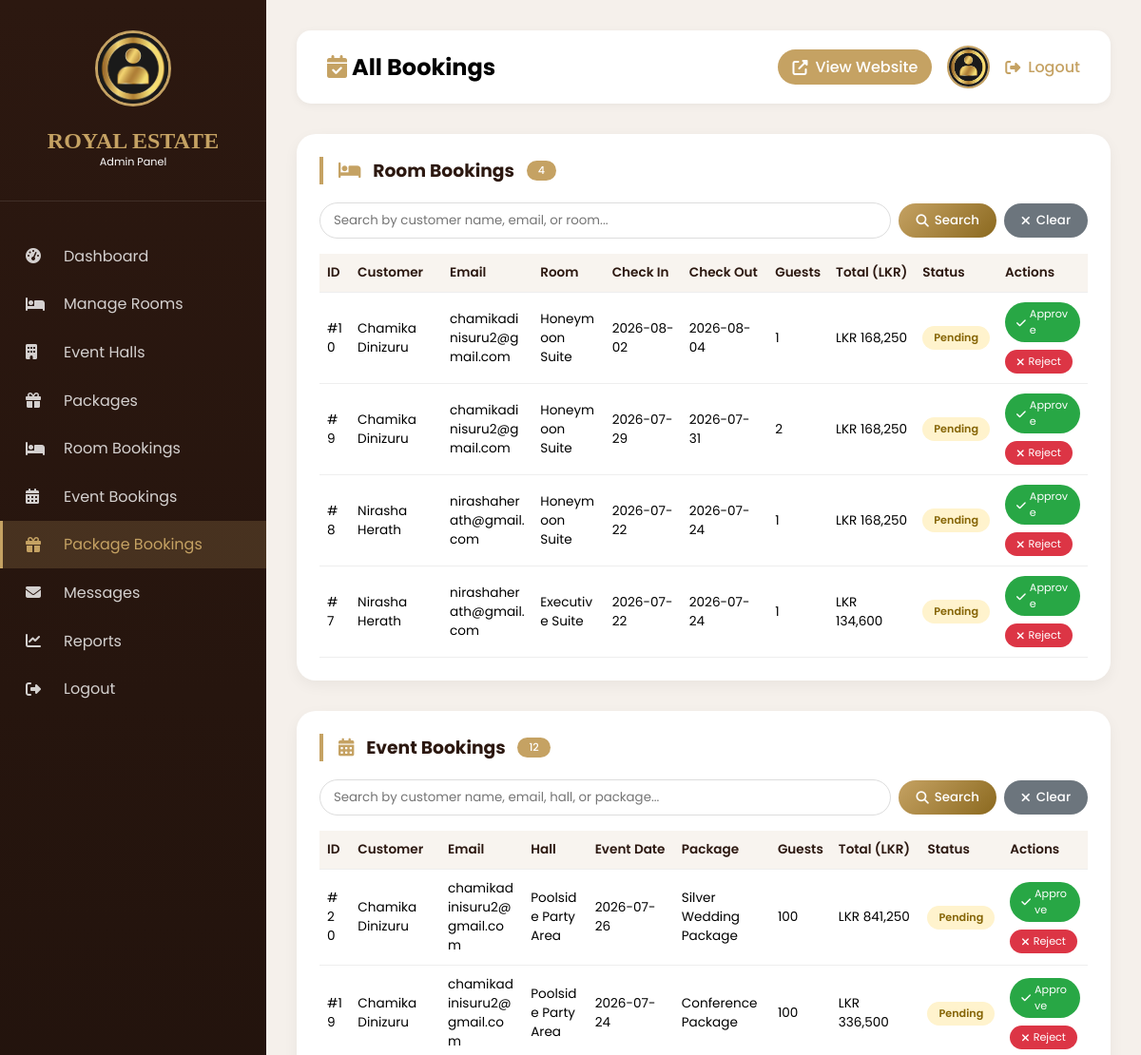
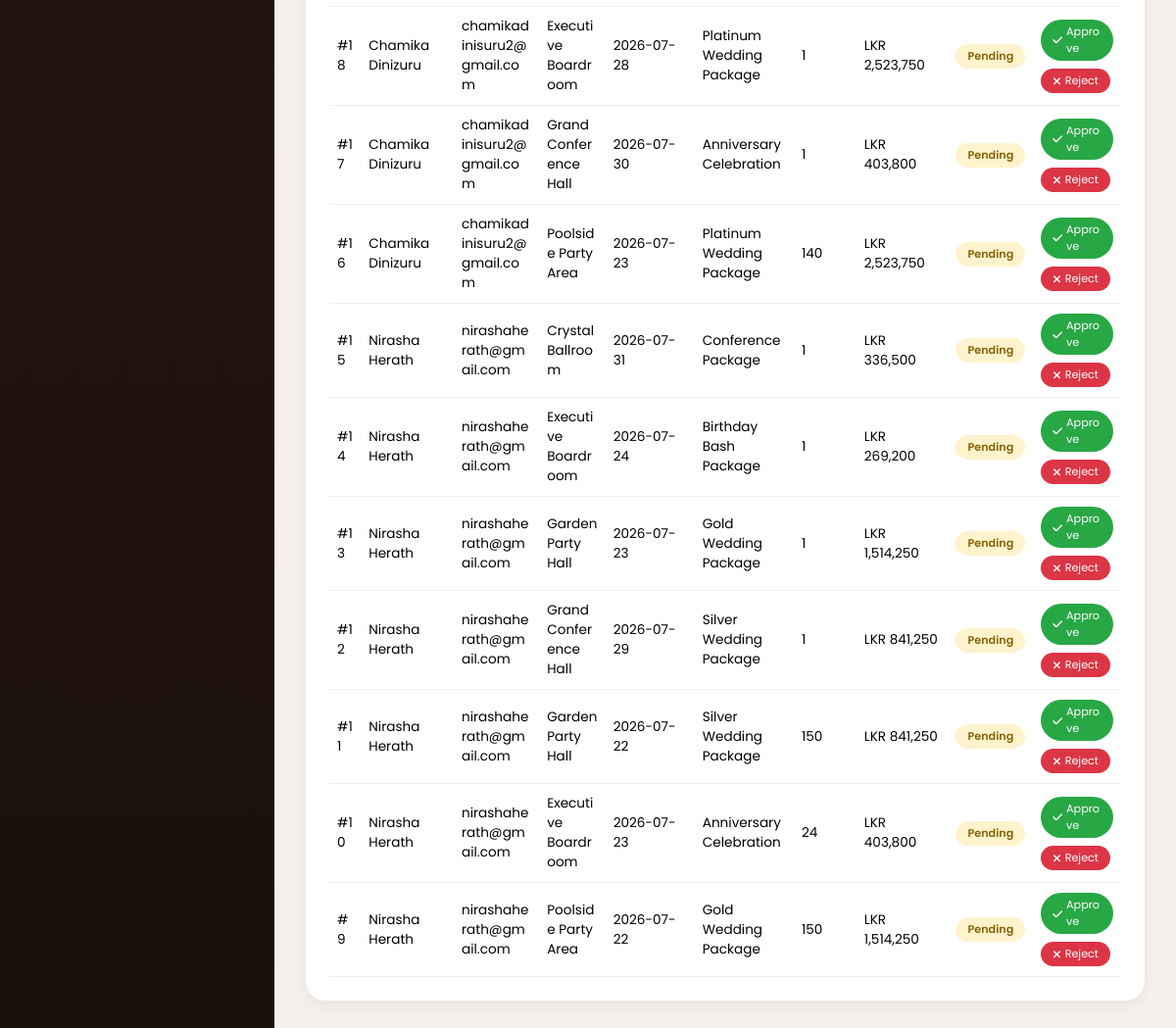
Page /admin/bookings.php (signed in) on the committed database (2 pictures, top to bottom).
### tables this page shows
CREATE TABLE `room_bookings` (
  `id` int(11) NOT NULL,
  `user_id` int(11) NOT NULL,
  `room_id` int(11) NOT NULL,
  `check_in` date NOT NULL,
  `check_out` date NOT NULL,
  `guests` int(11) NOT NULL,
  `total_price` decimal(10,2) NOT NULL,
  `special_requests` text DEFAULT NULL,
  `status` enum('pending','confirmed','cancelled','completed') DEFAULT 'pending',
  `payment_status` enum('unpaid','paid','refunded') NOT NULL DEFAULT 'unpaid',
  `stripe_payment_intent_id` varchar(255) DEFAULT NULL,
  `created_at` timestamp NOT NULL DEFAULT current_timestamp()
);

CREATE TABLE `users` (
  `id` int(11) NOT NULL,
  `name` varchar(100) NOT NULL,
  `email` varchar(100) NOT NULL,
  `password` varchar(255) NOT NULL,
  `role` enum('user','admin','owner') DEFAULT 'user',
  `avatar` varchar(255) DEFAULT 'https://randomuser.me/api/portraits/men/32.jpg',
  `created_at` timestamp NOT NULL DEFAULT current_timestamp()
);

CREATE TABLE `rooms` (
  `id` int(11) NOT NULL,
  `name` varchar(100) NOT NULL,
  `price` decimal(10,2) NOT NULL,
  `max_guests` int(11) NOT NULL,
  `description` text DEFAULT NULL,
  `features` text DEFAULT NULL,
  `badge` varchar(100) DEFAULT 'Premium',
  `image` varchar(255) DEFAULT NULL,
  `images` text DEFAULT NULL,
  `status` enum('active','inactive') DEFAULT 'active',
  `created_at` timestamp NOT NULL DEFAULT current_timestamp()
);

CREATE TABLE `event_bookings` (
  `id` int(11) NOT NULL,
  `user_id` int(11) NOT NULL,
  `hall_id` int(11) NOT NULL,
  `package_id` int(11) NOT NULL,
  `event_date` date NOT NULL,
  `guests` int(11) NOT NULL,
  `special_requests` text DEFAULT NULL,
  `estimated_price` decimal(10,2) NOT NULL,
  `final_price` decimal(10,2) DEFAULT NULL,
  `status` enum('pending','approved','rejected','completed') DEFAULT 'pending',
  `payment_status` enum('unpaid','paid','refunded') NOT NULL DEFAULT 'unpaid',
  `stripe_payment_intent_id` varchar(255) DEFAULT NULL,
  `booking_type` enum('event_hall','package') DEFAULT 'event_hall',
  `whatsapp_link` varchar(255) DEFAULT NULL,
  `created_at` timestamp NOT NULL DEFAULT current_timestamp(),
  `updated_at` timestamp NOT NULL DEFAULT current_timestamp() ON UPDATE current_timestamp()
);

CREATE TABLE `event_halls` (
  `id` int(11) NOT NULL,
  `name` varchar(100) NOT NULL,
  `category` enum('wedding','party','conference') DEFAULT 'wedding',
  `capacity` int(11) NOT NULL,
  `base_price` decimal(10,2) NOT NULL,
  `description` text DEFAULT NULL,
  `amenities` text DEFAULT NULL,
  `badge` varchar(100) DEFAULT 'Premium',
  `image` varchar(255) DEFAULT NULL,
  `images` text DEFAULT NULL,
  `status` enum('active','inactive') DEFAULT 'active',
  `created_at` timestamp NOT NULL DEFAULT current_timestamp()
);

CREATE TABLE `packages` (
  `id` int(11) NOT NULL,
  `name` varchar(100) NOT NULL,
  `price` decimal(10,2) NOT NULL,
  `category` enum('wedding','party','corporate') DEFAULT 'wedding',
  `description` text DEFAULT NULL,
  `inclusions` text DEFAULT NULL,
  `image` varchar(255) DEFAULT NULL,
  `images` text DEFAULT NULL,
  `status` enum('active','inactive') DEFAULT 'active',
  `created_at` timestamp NOT NULL DEFAULT current_timestamp()
);

### admin/bookings.php (the view, shortened to what this page needs)
<?php
$admin_avatar = '../assets/images/admin-avatar.jpg';
$default_avatar = 'https://randomuser.me/api/portraits/men/2.jpg';
require_once '../config/db_connection.php';
$room_sql = "SELECT rb.id, u.name AS customer, u.email, r.name AS room, rb.check_in, rb.check_out, rb.guests, rb.total_price, rb.status
             FROM room_bookings rb
             JOIN users u ON rb.user_id = u.id
             JOIN rooms r ON rb.room_id = r.id
             ORDER BY rb.created_at DESC";
$room_result = $conn->query($room_sql);
$room_bookings = $room_result->fetch_all(MYSQLI_ASSOC);
$event_sql = "SELECT eb.id, u.name AS customer, u.email, h.name AS hall, eb.event_date, p.name AS package, eb.guests, eb.estimated_price AS total, eb.status
              FROM event_bookings eb
              JOIN users u ON eb.user_id = u.id
              JOIN event_halls h ON eb.hall_id = h.id
              JOIN packages p ON eb.package_id = p.id
              ORDER BY eb.created_at DESC";
$event_result = $conn->query($event_sql);
$event_bookings = $event_result->fetch_all(MYSQLI_ASSOC);
?>
<!DOCTYPE html>
<html lang="en">
<head>
    <link rel="stylesheet" href="https://cdnjs.cloudflare.com/ajax/libs/font-awesome/6.4.0/css/all.min.css">
</head>
<body>
<div class="admin-container">
    <div class="sidebar" id="sidebar">
        <div class="sidebar-header">
            <img src="<?php echo htmlspecialchars($admin_avatar); ?>" alt="Admin Avatar" onerror="this.src='<?php echo $default_avatar; ?>'">
            <h2>ROYAL ESTATE</h2>
            <p style="font-size:0.7rem;">Admin Panel</p>
        </div>
        <div class="sidebar-nav">
            <a href="index.php"><i class="fas fa-tachometer-alt"></i> Dashboard</a>
            <a href="manage-rooms.php"><i class="fas fa-bed"></i> Manage Rooms</a>
            <a href="manage-halls.php"><i class="fas fa-building"></i> Event Halls</a>
            <a href="manage-packages.php"><i class="fas fa-gift"></i> Packages</a>
            <a href="room-bookings.php"><i class="fas fa-bed"></i> Room Bookings</a>
            <a href="event-bookings.php"><i class="fas fa-calendar-alt"></i> Event Bookings</a>
            <a href="package-bookings.php" class="active"><i class="fas fa-gift"></i> Package Bookings</a>
            <a href="manage-messages.php"><i class="fas fa-envelope"></i> Messages</a>
            <a href="reports.php"><i class="fas fa-chart-line"></i> Reports</a>
            <a href="logout.php"><i class="fas fa-sign-out-alt"></i> Logout</a>
        </div>
    </div>
    <div class="main-content">
        <div class="top-bar">
            <h2><i class="fas fa-calendar-check" style="color:#c5a263;"></i> All Bookings</h2>
            <div class="top-bar-right">
                <a href="../index.php" target="_blank" style="background:#c5a263; color:white; padding:6px 15px; border-radius:30px; text-decoration:none;">
                    <i class="fas fa-external-link-alt"></i> View Website
                </a>
                <img src="<?php echo htmlspecialchars($admin_avatar); ?>" onerror="this.src='<?php echo $default_avatar; ?>'">
                <a href="logout.php"><i class="fas fa-sign-out-alt"></i> Logout</a>
            </div>
        </div>
        <div class="card">
            <h3>
                <i class="fas fa-bed" style="color:#c5a263;"></i> Room Bookings
                <span class="card-badge"><?php echo count($room_bookings); ?></span>
            </h3>
            <div class="search-box">
                <input type="text" id="roomSearch" placeholder="Search by customer name, email, or room..." onkeyup="filterRoomBookings()">
                <button class="btn-search" onclick="filterRoomBookings()"><i class="fas fa-search"></i> Search</button>
                <button class="btn-clear" onclick="clearRoomSearch()"><i class="fas fa-times"></i> Clear</button>
            </div>
            <div class="table-wrapper">
                <table class="data-table" id="roomTable">
                    <thead>
                        <tr>
                            <th>ID</th>
                            <th>Customer</th>
                            <th>Email</th>
                            <th>Room</th>
                            <th>Check In</th>
                            <th>Check Out</th>
                            <th>Guests</th>
                            <th>Total (LKR)</th>
                            <th>Status</th>
                            <th>Actions</th>
                        </tr>
                    </thead>
                    <tbody>
                        <?php if (empty($room_bookings)): ?>
                            <tr>
                                <td colspan="10" class="no-results">
                                    <i class="fas fa-bed" style="font-size:2rem; color:#c5a263; display:block; margin-bottom:0.5rem;"></i>
                                    No room bookings found.
                                </td>
                            </tr>
                        <?php else: ?>
                            <?php foreach($room_bookings as $b): ?>
                            <tr>
                                <td data-label="ID">#<?php echo $b['id']; ?></td>
                                <td data-label="Customer"><?php echo htmlspecialchars($b['customer']); ?></td>
                                <td data-label="Email"><?php echo htmlspecialchars($b['email']); ?></td>
                                <td data-label="Room"><?php echo htmlspecialchars($b['room']); ?></td>
                                <td data-label="Check In"><?php echo $b['check_in']; ?></td>
                                <td data-label="Check Out"><?php echo $b['check_out']; ?></td>
                                <td data-label="Guests"><?php echo $b['guests']; ?></td>
                                <td data-label="Total (LKR)">LKR <?php echo number_format($b['total_price']); ?></td>
                                <td data-label="Status">
                                    <span class="badge badge-<?php echo strtolower($b['status']); ?>">
                                        <?php echo ucfirst($b['status']); ?>
                                    </span>
                                </td>
                                <td data-label="Actions">
                                    <div class="action-buttons">
                                        <?php if ($b['status'] === 'pending'): ?>
                                            <a href="approve-room-bookings.php" class="btn-approve"><i class="fas fa-check"></i> Approve</a>
                                            <a href="approve-room-bookings.php" class="btn-reject"><i class="fas fa-times"></i> Reject</a>
                                        <?php else: ?>
                                            <span style="font-size:0.7rem; color:#888;">—</span>
                                        <?php endif; ?>
                                    </div>
                                </td>
                            </tr>
                            <?php endforeach; ?>
                        <?php endif; ?>
                    </tbody>
                </table>
            </div>
        </div>
        <div class="card">
            <h3>
                <i class="fas fa-calendar-alt" style="color:#c5a263;"></i> Event Bookings
                <span class="card-badge"><?php echo count($event_bookings); ?></span>
            </h3>
            <div class="search-box">
                <input type="text" id="eventSearch" placeholder="Search by customer name, email, hall, or package..." onkeyup="filterEventBookings()">
                <button class="btn-search" onclick="filterEventBookings()"><i class="fas fa-search"></i> Search</button>
                <button class="btn-clear" onclick="clearEventSearch()"><i class="fas fa-times"></i> Clear</button>
            </div>
            <div class="table-wrapper">
                <table class="data-table" id="eventTable">
                    <thead>
                        <tr>
                            <th>ID</th>
                            <th>Customer</th>
                            <th>Email</th>
                            <th>Hall</th>
                            <th>Event Date</th>
                            <th>Package</th>
                            <th>Guests</th>
                            <th>Total (LKR)</th>
                            <th>Status</th>
                            <th>Actions</th>
                        </tr>
                    </thead>
                    <tbody>
                        <?php if (empty($event_bookings)): ?>
                            <tr>
                                <td colspan="10" class="no-results">
                                    <i class="fas fa-calendar-alt" style="font-size:2rem; color:#c5a263; display:block; margin-bottom:0.5rem;"></i>
                                    No event bookings found.
                                </td>
                            </tr>
                        <?php else: ?>
                            <?php foreach($event_bookings as $b): ?>
                            <tr>
                                <td data-label="ID">#<?php echo $b['id']; ?></td>
                                <td data-label="Customer"><?php echo htmlspecialchars($b['customer']); ?></td>
                                <td data-label="Email"><?php echo htmlspecialchars($b['email']); ?></td>
                                <td data-label="Hall"><?php echo htmlspecialchars($b['hall']); ?></td>
                                <td data-label="Event Date"><?php echo $b['event_date']; ?></td>
                                <td data-label="Package"><?php echo htmlspecialchars($b['package']); ?></td>
                                <td data-label="Guests"><?php echo $b['guests']; ?></td>
                                <td data-label="Total (LKR)">LKR <?php echo number_format($b['total']); ?></td>
                                <td data-label="Status">
                                    <span class="badge badge-<?php echo strtolower($b['status']); ?>">
                                        <?php echo ucfirst($b['status']); ?>
                                    </span>
                                </td>
                                <td data-label="Actions">
                                    <div class="action-buttons">
                                        <?php if ($b['status'] === 'pending'): ?>
                                            <a href="approve-events.php" class="btn-approve"><i class="fas fa-check"></i> Approve</a>
                                            <a href="approve-events.php" class="btn-reject"><i class="fas fa-times"></i> Reject</a>
                                        <?php else: ?>
                                            <span style="font-size:0.7rem; color:#888;">—</span>
                                        <?php endif; ?>
                                    </div>
                                </td>
                            </tr>
                            <?php endforeach; ?>
                        <?php endif; ?>
                    </tbody>
                </table>
            </div>
        </div>
    </div>
</div>
</body>
</html>

### rows in the picture
room_bookings: id "10", user.name "Chamika Dinizuru", user.email "chamikadinisuru2@gmail.com", room.name "Honeymoon Suite", check_in "2026-08-02", check_out "2026-08-04", guests "1", total_price "168,250", status "Pending", shows "Approve"
room_bookings: id "9", user.name "Chamika Dinizuru", user.email "chamikadinisuru2@gmail.com", room.name "Honeymoon Suite", check_in "2026-07-29", check_out "2026-07-31", guests "2", total_price "168,250", status "Pending", shows "Approve"
room_bookings: id "8", user.name "Nirasha Herath", user.email "nirashaherath@gmail.com", room.name "Honeymoon Suite", check_in "2026-07-22", check_out "2026-07-24", guests "1", total_price "168,250", status "Pending", shows "Approve"
room_bookings: id "7", user.name "Nirasha Herath", user.email "nirashaherath@gmail.com", room.name "Executive Suite", check_in "2026-07-22", check_out "2026-07-24", guests "1", total_price "134,600", status "Pending", shows "Approve"
event_bookings: id "20", user.name "Chamika Dinizuru", user.email "chamikadinisuru2@gmail.com", hall.name "Poolside Party Area", event_date "2026-07-26", package.name "Silver Wedding Package", guests "100", estimated_price "841,250", status "Pending", shows "Approve"
event_bookings: id "19", user.name "Chamika Dinizuru", user.email "chamikadinisuru2@gmail.com", hall.name "Poolside Party Area", event_date "2026-07-24", package.name "Conference Package", guests "100", estimated_price "336,500", status "Pending", shows "Approve"
event_bookings: id "18", user.name "Chamika Dinizuru", user.email "chamikadinisuru2@gmail.com", hall.name "Executive Boardroom", event_date "2026-07-28", package.name "Platinum Wedding Package", guests "1", estimated_price "2,523,750", status "Pending", shows "Approve"
event_bookings: id "17", user.name "Chamika Dinizuru", user.email "chamikadinisuru2@gmail.com", hall.name "Grand Conference Hall", event_date "2026-07-30", package.name "Anniversary Celebration", guests "1", estimated_price "403,800", status "Pending", shows "Approve"
event_bookings: id "16", user.name "Chamika Dinizuru", user.email "chamikadinisuru2@gmail.com", hall.name "Poolside Party Area", event_date "2026-07-23", package.name "Platinum Wedding Package", guests "140", estimated_price "2,523,750", status "Pending", shows "Approve"
event_bookings: id "15", user.name "Nirasha Herath", user.email "nirashaherath@gmail.com", hall.name "Crystal Ballroom", event_date "2026-07-31", package.name "Conference Package", guests "1", estimated_price "336,500", status "Pending", shows "Approve"
event_bookings: id "14", user.name "Nirasha Herath", user.email "nirashaherath@gmail.com", hall.name "Executive Boardroom", event_date "2026-07-24", package.name "Birthday Bash Package", guests "1", estimated_price "269,200", status "Pending", shows "Approve"
event_bookings: id "13", user.name "Nirasha Herath", user.email "nirashaherath@gmail.com", hall.name "Garden Party Hall", event_date "2026-07-23", package.name "Gold Wedding Package", guests "1", estimated_price "1,514,250", status "Pending", shows "Approve"
event_bookings: id "12", user.name "Nirasha Herath", user.email "nirashaherath@gmail.com", hall.name "Grand Conference Hall", event_date "2026-07-29", package.name "Silver Wedding Package", guests "1", estimated_price "841,250", status "Pending", shows "Approve"
event_bookings: id "11", user.name "Nirasha Herath", user.email "nirashaherath@gmail.com", hall.name "Garden Party Hall", event_date "2026-07-22", package.name "Silver Wedding Package", guests "150", estimated_price "841,250", status "Pending", shows "Approve"
event_bookings: id "10", user.name "Nirasha Herath", user.email "nirashaherath@gmail.com", hall.name "Executive Boardroom", event_date "2026-07-23", package.name "Anniversary Celebration", guests "24", estimated_price "403,800", status "Pending", shows "Approve"
event_bookings: id "9", user.name "Nirasha Herath", user.email "nirashaherath@gmail.com", hall.name "Poolside Party Area", event_date "2026-07-22", package.name "Gold Wedding Package", guests "150", estimated_price "1,514,250", status "Pending", shows "Approve"

### other values in the picture
count($room_bookings) "4"
count($event_bookings) "12"
